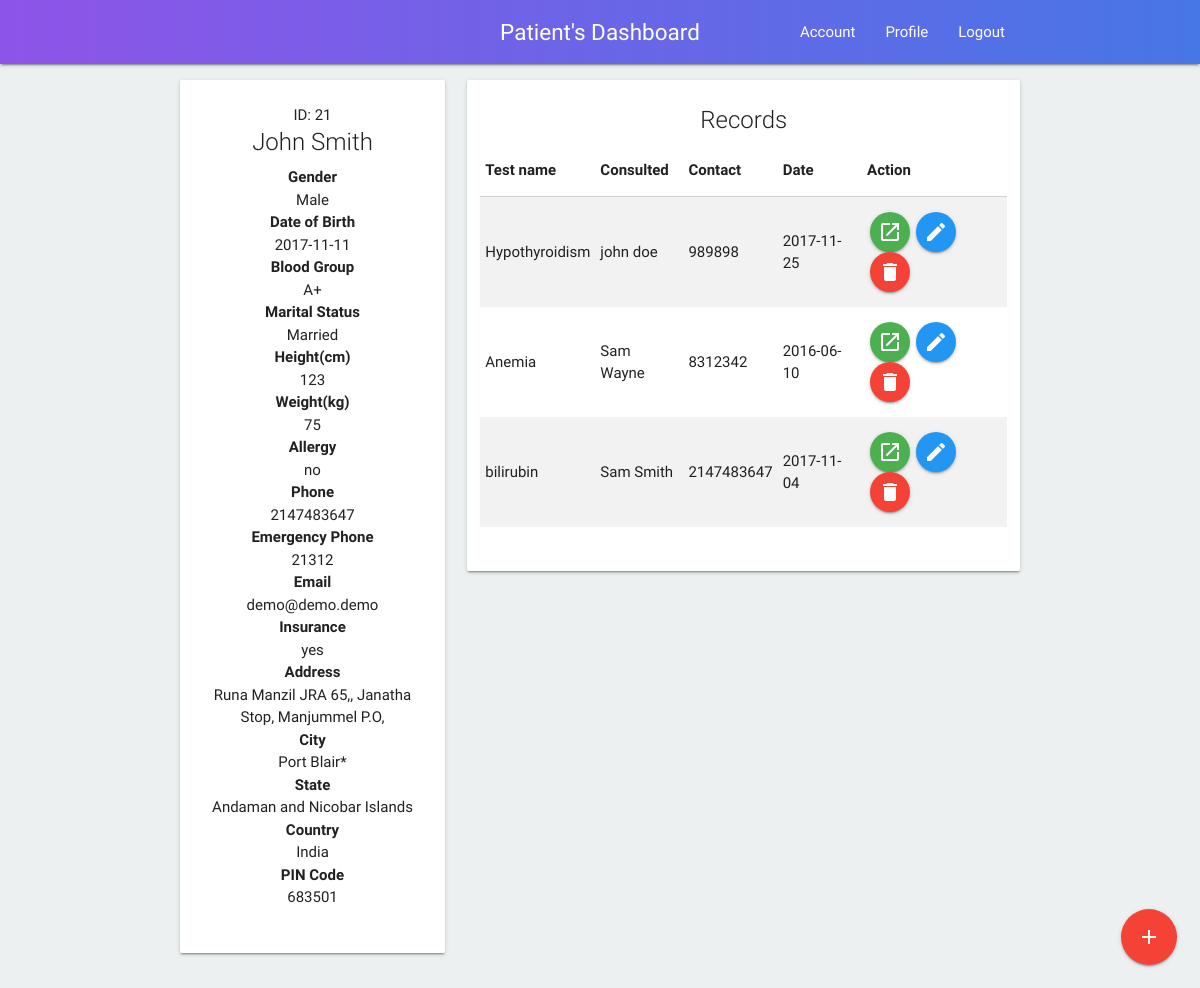
Before: /pat_dash.php (signed in) with the older database file.
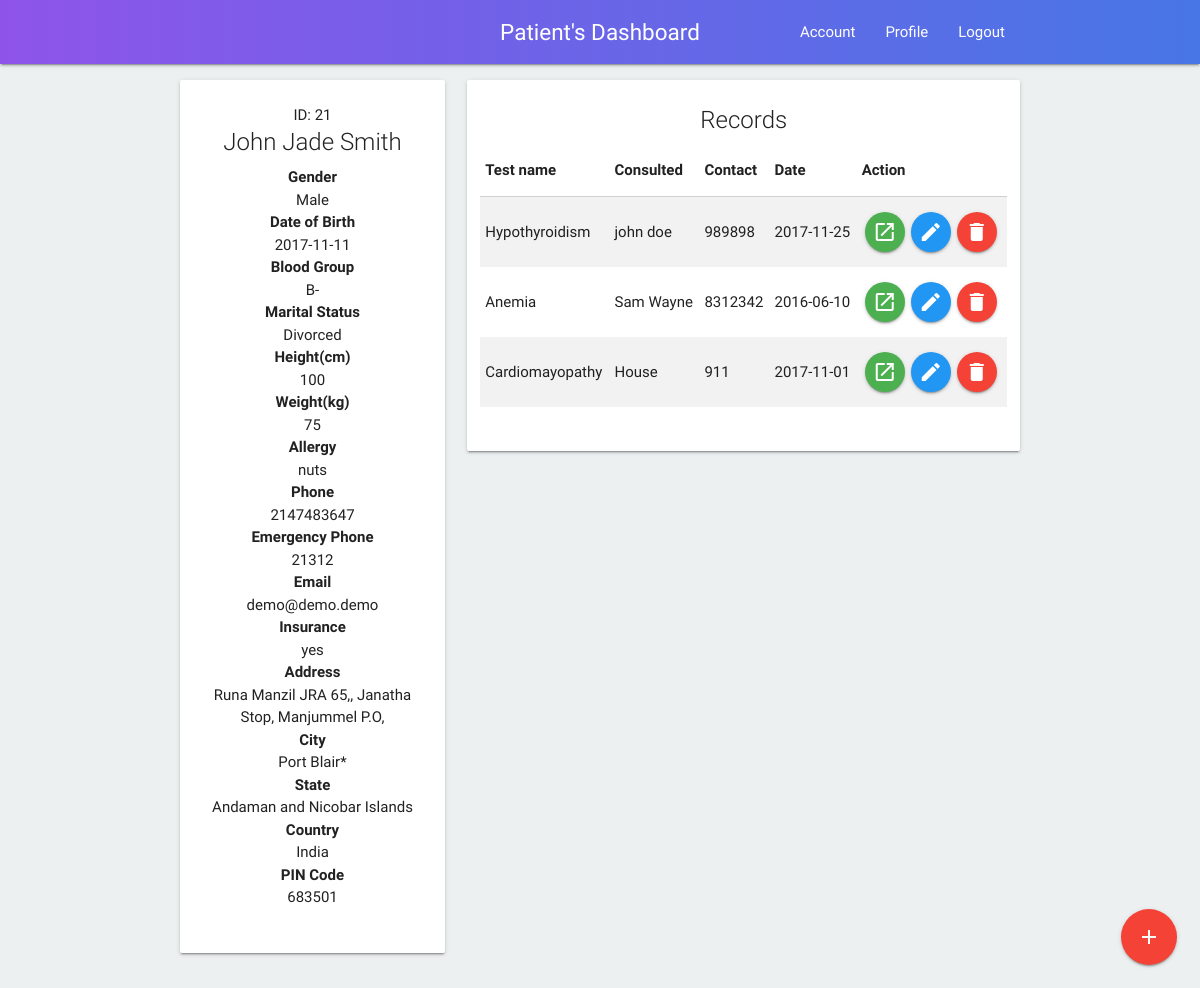
After: the same page with the newer database file.
### tables this page shows
CREATE TABLE `patient_record` (
  `r_id` int(255) NOT NULL,
  `p_id` int(255) NOT NULL,
  `first_name` varchar(200) NOT NULL,
  `middle_name` varchar(200) DEFAULT NULL,
  `last_name` varchar(200) NOT NULL,
  `gender` varchar(100) NOT NULL,
  `dob` varchar(100) NOT NULL,
  `blood_group` varchar(100) NOT NULL,
  `height` int(255) NOT NULL,
  `weight` int(255) NOT NULL,
  `allergy` varchar(400) NOT NULL,
  `insurance` varchar(50) NOT NULL,
  `address` varchar(500) NOT NULL,
  `city` varchar(200) NOT NULL,
  `state` varchar(200) NOT NULL,
  `nationality` varchar(200) NOT NULL,
  `pincode` int(20) NOT NULL,
  `marital_status` varchar(200) NOT NULL,
  `phone` int(20) NOT NULL,
  `email` varchar(200) NOT NULL,
  `emergency-contact` int(20) NOT NULL
);

CREATE TABLE `patient_health_record` (
  `r_id` int(255) NOT NULL,
  `p_id` int(255) NOT NULL,
  `testname` varchar(300) NOT NULL,
  `medical_report` varchar(10000) NOT NULL,
  `last_consulted_dr` varchar(1000) NOT NULL,
  `last_consulted_dr_phone` int(255) NOT NULL,
  `consulted_date` date NOT NULL
);

### pat_dash.php (the view, shortened to what this page needs)
<?php
include_once("config.php");
include_once("nav.php");
?>
    <div class="container">
        <div class="row" style="margin-top: 1%;">
            <?php
            $p_id = $_SESSION['id'];
            $res_profile = mysqli_query($mysqli, "SELECT * FROM `patient_record` WHERE `p_id` LIKE '" . $p_id . "'");
            $res_record = mysqli_query($mysqli, "SELECT * FROM `patient_health_record` WHERE `p_id` LIKE '" . $p_id . "'");
            $patient = mysqli_fetch_array($res_profile)
            ?>
            <?php
            if (mysqli_num_rows($res_profile) > 0) {
            ?>
            <div class="col m4">
                <div class="card hoverable" id="login">
                    <div class="card-content">
                        <p class="center">ID: <?php echo $patient['p_id']?></p>
                        <span class="card-title center-align"><?php echo $patient['first_name'] . " " . $patient['middle_name'] . " " . $patient['last_name']; ?></span>
                        <div class="row">
                            <div class="col s12">
                                <p class="center"><b>Gender</b></p>
                                <p class="center"><?php echo $patient['gender']; ?></p>
                            </div>
                            <div class="col s12">
                                <p class="center"><b>Date of Birth</b></p>
                                <p class="center"><?php echo $patient['dob']; ?></p>
                            </div>
                            <div class="col s12">
                                <p class="center"><b>Blood Group</b></p>
                                <p class="center"><?php echo $patient['blood_group']; ?></p>
                            </div>
                            <div class="col s12">
                                <p class="center"><b>Marital Status</b></p>
                                <p class="center"><?php echo $patient['marital_status']; ?></p>
                            </div>
                            <div class="col s12">
                                <p class="center"><b>Height(cm)</b></p>
                                <p class="center"><?php echo $patient['height']; ?></p>
                            </div>
                            <div class="col s12">
                                <p class="center"><b>Weight(kg)</b></p>
                                <p class="center"><?php echo $patient['weight']; ?></p>
                            </div>
                            <div class="col s12">
                                <p class="center"><b>Allergy</b></p>
                                <p class="center"><?php echo $patient['allergy']; ?></p>
                            </div>
                            <div class="col s12">
                                <p class="center"><b>Phone</b></p>
                                <p class="center"><?php echo $patient['phone']; ?></p>
                            </div>
                            <div class="col s12">
                                <p class="center"><b>Emergency Phone</b></p>
                                <p class="center"><?php echo $patient['emergency-contact']; ?></p>
                            </div>
                            <div class="col s12">
                                <p class="center"><b>Email</b></p>
                                <p class="center"><?php echo $patient['email']; ?></p>
                            </div>
                            <div class="col s12">
                                <p class="center"><b>Insurance</b></p>
                                <p class="center"><?php echo $patient['insurance']; ?></p>
                            </div>
                            <div class="col s12">
                                <p class="center"><b>Address</b></p>
                                <p class="center"><?php echo $patient['address']; ?></p>
                            </div>
                            <div class="col s12">
                                <p class="center"><b>City</b></p>
                                <p class="center"><?php echo $patient['city']; ?></p>
                            </div>
                            <div class="col s12">
                                <p class="center"><b>State</b></p>
                                <p class="center"><?php echo $patient['state']; ?></p>
                            </div>
                            <div class="col s12">
                                <p class="center"><b>Country</b></p>
                                <p class="center"><?php echo $patient['nationality']; ?></p>
                            </div>
                            <div class="col s12">
                                <p class="center"><b>PIN Code</b></p>
                                <p class="center"><?php echo $patient['pincode']; ?></p>
                            </div>
                        </div>
                    </div>
                </div>
            </div>
            <?php
            if (mysqli_num_rows($res_record) > 0) {
            ?>
            <div class="col m8">
                <div class="card hoverable" id="login">
                    <div class="card-content">
                        <span class="card-title center-align">Records</span>
                        <div class="row">
                            <table class="striped responsive-table">
                                <thead>
                                <tr>
                                    <th>Test name</th>
                                    <th>Consulted</th>
                                    <th>Contact</th>
                                    <th>Date</th>
                                    <th>Action</th>
                                </tr>
                                </thead>
                                <tbody>
                                <?php
                                $counter = 1;
                                while ($res = mysqli_fetch_array($res_record)) {
                                    echo "<tr>";
                                    echo "<td id=\"testname$counter\">" . $res['testname'] . "</td>";
                                    echo "<td id=\"drname$counter\">" . $res['last_consulted_dr'] . "</td>";
                                    echo "<td id=\"drphone$counter\">" . $res['last_consulted_dr_phone'] . "</td>";
                                    echo "<td id=\"drdate$counter\">" . $res['consulted_date'] . "</td>";
                                    echo "<td><a id=\"report$counter\" style=\"margin-left:3px;margin-right:3px;\" target=\"_blank\" class=\"btn-floating waves-effect waves-light btn green tooltipped\" data-position=\"top\" data-delay=\"50\" data-tooltip=\"view report\" href=\"$res[medical_report]\" ><i class=\"material-icons text-white\">open_in_new</i></a>";
                                    echo "<a style=\"margin-left:3px;margin-right:3px;\" class=\"btn-floating waves-effect waves-light btn blue tooltipped\" data-position=\"top\" data-delay=\"50\" data-tooltip=\"Edit\" href=\"#\" onClick=\"editRecord($counter)\"><i class=\"material-icons text-white\">edit</i></a>";
                                    echo "<a style=\"margin-left:3px;margin-right:3px;\" class=\"btn-floating waves-effect waves-light btn red tooltipped\" data-position=\"top\" data-delay=\"50\" data-tooltip=\"Delete\" href=\"delete.php?id=$res[r_id]\" onClick=\"return confirm('Are you sure you want to delete?')\"><i class=\"material-icons text-white\">delete</i></a>";
                                    echo "<input id=\"r_id$counter\" value=\"$res[r_id]\" hidden></td>";
                                    echo "</tr>";
                                    $counter++;
                                }
                                }
                                else {
                                    echo "<h5 class='center'>You haven't added any records</h5>";
                                }
                                ?>
                                </tbody>
                            </table>
                        </div>
                    </div>
                </div>
            </div>
        </div>
        <?php
        }
        else {
            ?>
            <div class="row">
                <h5 class="center">Sorry! patient not found.</h5>
            </div>
            <?php
        }
        ?>
    </div>
    <div class="fixed-action-btn" onclick="$('#add_record').modal('open');">
        <a class="btn-floating btn-large red">
            <i class="large material-icons">add</i>
        </a>
    </div>
<?php
include_once("footer.php");
?>

### nav.php (shortened to what this page needs)
<!DOCTYPE html>
<html>
<head>
    <link type="text/css" rel="stylesheet" href="css/materialize.min.css" media="screen,projection"/>
    <link rel="stylesheet" href="css/style.css"/>
</head>
<body>
<nav>
    <div class="nav-wrapper c-gradient">
        <div class="container">
            <a class="brand-logo c-brand center"><?php echo $_SESSION['desig'] . '\'s Dashboard' ?></a>
            <ul id="nav-mobile" class="right">
                <li><a href="/phr-dev">Logout</a></li>
            </ul>
            <?php
            if ($_SESSION['desig'] == 'Patient') {
                ?>
                <ul id="nav-mobile" class="right">
                    <li><a href="./pat_profile.php">Profile</a></li>
                </ul>
                <?php
            }else {
                ?>
                <ul id="nav-mobile" class="right">
                    <li><a href="./doc_profile.php">Profile</a></li>
                </ul>
                <?php
            }
            ?>
            <ul id="nav-mobile" class="right">
                <li><a href="pass_edit.php">Account</a></li>
            </ul>
        </div>
    </div>
</nav>

### footer.php (shortened to what this page needs)
</body>
</html>

### css/style.css (style rules this page uses)
.c-gradient { background: #4776E6; background: -webkit-linear-gradient(to right, #8E54E9, #4776E6); background: linear-gradient(to right, #8E54E9, #4776E6); }
.c-brand { font-size: 1.5em !important; }
body { background-color: #ecf0f1; scrollbar-face-color: #000000; scrollbar-track-color: #F5F5F5; }

Changed rows visible on the page:
removed patient_health_record: testname "bilirubin", last_consulted_dr "Sam Smith", last_consulted_dr_phone "2147483647", consulted_date "2017-11-04"
changed patient_record "John": middle_name (not shown) → "Jade"; blood_group "A+" → "B-"; marital_status "Married" → "Divorced"; height "123" → "100"; allergy "no" → "nuts"
added patient_health_record: testname "Cardiomayopathy", last_consulted_dr "House", last_consulted_dr_phone "911", consulted_date "2017-11-01"
